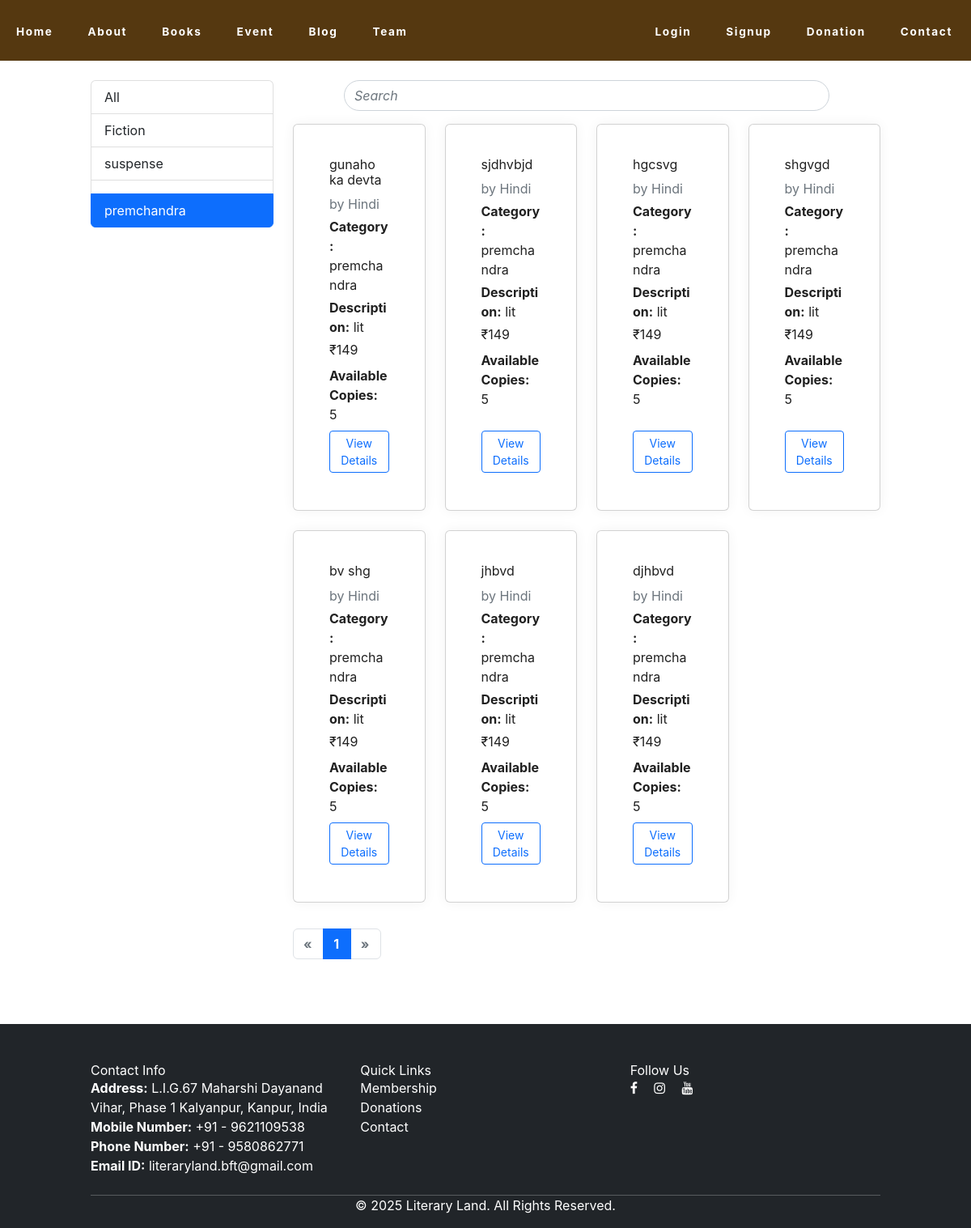
The page /book?category=premchandra on the database its author committed.
### Land/models.py (models this page shows, shortened)
class Book(models.Model):
    title = models.CharField(max_length=200, unique=True)
    category=models.CharField(max_length=40)
    sub_category=models.CharField(max_length=40, default='General')
    language=models.CharField(max_length=200)
    price=models.CharField(max_length=10)
    image=models.FileField(upload_to='files/')
    author = models.CharField(max_length=100)
    available_copies = models.IntegerField(default=1)

### Land/views.py (the view)
# urls.py: path('book', views.books, name='book'),
def books(request):
    category_filter = request.GET.get('category', None)
    search_query = request.GET.get('q', '')
    books_qs = Book.objects.all()
    if category_filter and category_filter.lower() != 'all':
        books_qs = books_qs.filter(category__iexact=category_filter)
    if search_query:
        books_qs = books_qs.filter(
            Q(title__icontains=search_query) |
            Q(author__icontains=search_query)
        )
    paginator = Paginator(books_qs, 12)  # 12 books per page
    page_number = request.GET.get('page')
    page_obj = paginator.get_page(page_number)
    all_categories = Book.objects.values_list('category', flat=True).distinct()
    context = {
        'page_obj': page_obj,
        'categories': all_categories,
        'selected_category': category_filter or 'All',
        'search_query': search_query,
    }
    return render(request, 'books.html', context)

### Land/templates/books.html (shortened to what this page needs)
{% block content %}
<!DOCTYPE html>
<html lang="en">
<head>
  {% load static %}
  <link href="https://unpkg.com/aos@2.3.1/dist/aos.css" rel="stylesheet">
  <link rel="stylesheet" href="https://cdn.jsdelivr.net/npm/bootstrap@5.2.3/dist/css/bootstrap.min.css">
  <link rel="stylesheet" href="{% static 'css/style.css' %}">
  <script src="https://cdn.tailwindcss.com"></script>
  <link rel="stylesheet" href="https://cdnjs.cloudflare.com/ajax/libs/font-awesome/6.0.0/css/all.min.css" />
    <link rel='stylesheet' href='https://cdnjs.cloudflare.com/ajax/libs/font-awesome/4.7.0/css/font-awesome.min.css'>
</head>
<body>
  <header>
      <nav class="navbar navbar-expand-lg">
        <ul class="navbar-nav">
              <a class="nav-link" href="{% url 'index' %}">Home</a>
              <a class="nav-link" href="{% url 'about' %}">About</a>
              <a class="nav-link" href="{% url 'book' %}">Books</a>
              <a class="nav-link" href="{% url 'events' %}">Event</a>
              <a class="nav-link" href="{% url 'blog_list' %}">Blog</a>
              <a class="nav-link" href="{% url 'team' %}">Team</a>
        </ul>
        <ul class="navbar-nav ms-auto">
            <a class="nav-link" href="{% url 'login' %}">Login</a>
            <a class="nav-link" href="{% url 'membership' %}">Signup</a>
            <a class="nav-link" href="{% url 'donation' %}">Donation</a>
            <a class="nav-link" href="{% url 'contact' %}">Contact</a>
        </ul>
      </nav>
  </header>
<div class="container mt-4">
  <div class="row">
    <div class="col-md-3">
      <ul class="list-group">
        <li class="list-group-item {% if selected_category == 'All' %}active{% endif %}">
          <a href="{% url 'book' %}?category=All" class="{% if selected_category == 'All' %}text-white{% endif %}">All</a>
        </li>
        {% for category in categories %}
        <li class="list-group-item {% if selected_category == category %}active{% endif %}">
          <a href="{% url 'book' %}?category={{ category }}" class="{% if selected_category == category %}text-white{% endif %}">{{ category }}</a>
        </li>
        {% endfor %}
      </ul>
    </div>
    <div class="col-md-9">
      <form method="get" action="{% url 'book' %}" class="mb-3" style="max-width: 600px; margin:auto;">
        <div class="input-group rounded">
          <input type="search" name="q" class="form-control rounded-pill" placeholder="Search" aria-label="Search" aria-describedby="search-addon" value="{{ search_query }}" style="padding-right: 40px;">
        </div>
      </form>
      <div class="row">
        {% for book in page_obj %}
        <div class="col-md-3 mb-4">
          <div class="card h-100">
            <div class="card-body d-flex flex-column">
              <h6 class="card-title">{{ book.title }}</h6>
              <p class="card-text text-muted mb-1">by {{ book.author }}</p>
              <p class="card-text mb-1"><strong>Category:</strong> {{ book.category }}</p>
              <p class="card-text mb-1"><strong>Description:</strong> {{ book.sub_category }}</p>
              <p class="card-text mb-2">₹{{ book.price }}</p>
              <p class="card-text mb-2"><strong>Available Copies:</strong> {{ book.available_copies }}</p>
              <a href="#" class="btn btn-sm btn-outline-primary mt-auto">View Details</a>
            </div>
          </div>
        </div>
        {% empty %}
        <p>No books found.</p>
        {% endfor %}
      </div>
      <nav aria-label="Page navigation">
        <ul class="pagination justify-content-center">
          {% if page_obj.has_previous %}
          <li class="page-item">
            <a class="page-link" href="?category={{ selected_category }}&q={{ search_query }}&page={{ page_obj.previous_page_number }}" aria-label="Previous">
              <span aria-hidden="true">&laquo;</span>
            </a>
          </li>
          {% else %}
          <li class="page-item disabled">
            <span class="page-link">&laquo;</span>
          </li>
          {% endif %}
          {% for num in page_obj.paginator.page_range %}
            {% if page_obj.number == num %}
              <li class="page-item active"><span class="page-link">{{ num }}</span></li>
            {% elif num > page_obj.number|add:'-3' and num < page_obj.number|add:'3' %}
              <li class="page-item"><a class="page-link" href="?category={{ selected_category }}&q={{ search_query }}&page={{ num }}">{{ num }}</a></li>
            {% endif %}
          {% endfor %}
          {% if page_obj.has_next %}
          <li class="page-item">
            <a class="page-link" href="?category={{ selected_category }}&q={{ search_query }}&page={{ page_obj.next_page_number }}" aria-label="Next">
              <span aria-hidden="true">&raquo;</span>
            </a>
          </li>
          {% else %}
          <li class="page-item disabled">
            <span class="page-link">&raquo;</span>
          </li>
          {% endif %}
        </ul>
      </nav>
    </div>
  </div>
</div>
<footer class="bg-dark text-white mt-5 pt-5 pb-3">
        <div class="container">
            <div class="row">
                <div class="col-md-4 mb-4">
                    <h5>Contact Info</h5>
                    <p><strong>Address:</strong> L.I.G.67 Maharshi Dayanand Vihar, Phase 1 Kalyanpur, Kanpur, India</p>
                    <p><strong>Mobile Number:</strong> +91 - 9621109538</p>
                    <p><strong>Phone Number:</strong> +91 - 9580862771</p>
                    <p><strong>Email ID:</strong> literaryland.bft@gmail.com</p>
                </div>
                <div class="col-md-4 mb-4">
                    <h5>Quick Links</h5>
                    <ul class="list-unstyled">
                        <li><a href="{% url 'membership' %}" class="text-white text-decoration-none">Membership</a></li>
                        <li><a href="{% url 'donation' %}" class="text-white text-decoration-none">Donations</a></li>
                        <li><a href="{% url 'contact' %}" class="text-white text-decoration-none">Contact</a></li>
                    </ul>
                </div>
                <div class="col-md-4 mb-4">
                    <h5>Follow Us</h5>
                    <a href="https://www.facebook.com/share/1B8gzCaQYS/?mibextid=wwXIfr" class="text-white me-3"><i class="fa fa-facebook"></i></a>
                    <a href="https://www.instagram.com/literary__land?igsh=YzljYTk1ODg3Zg==" class="text-white me-3"><i class="fa fa-instagram"></i></a>
                    <a href="https://youtube.com/@literaryland_bft?feature=shared" class="text-white me-3"><i class="fa fa-youtube"></i></a>
                </div>
            </div>
            <hr class="border-light">
            <div class="text-center">
               <p class="mb-0">&copy; 2025 Literary Land. All Rights Reserved.</p>
            </div>
        </div>
    </footer>
	</body>
{% endblock %}
</html>

### Land/static/css/style.css (style rules this page uses)
*, *::before, *::after { box-sizing: border-box; }
body { margin: 0; font-family: 'Segoe UI', Tahoma, Geneva, Verdana, sans-serif; background-color: #fff; color: #222; line-height: 1.6; -webkit-font-smoothing: antialiased; -moz-osx-font-smoothing: grayscale; }
a { color: inherit; text-decoration: none; }
.container { width: 90%; max-width: 1200px; margin-left: 100px; margin-right: auto; }
nav { margin-top: 8px; margin-bottom: 32px; text-align: center; font-weight: 700; font-size: 0.85rem; letter-spacing: 0.12em; }
nav a { color: #222; margin: 0 12px; padding: 10px 8px; position: relative; transition: color 0.3s ease; }
* { box-sizing: border-box; }
body { font-family: 'Segoe UI', Tahoma, Geneva, Verdana, sans-serif; margin: 0; background: #fff; color: #222; line-height: 1.5; }
.container { max-width: 1100px; margin: 40px auto 80px; padding: 0 20px; }
.card { background: #fff; box-shadow: 0 0 15px rgb(0 0 0 / 0.05); border-radius: 6px; padding: 24px 28px 30px; flex: 1 1 360px; max-width: 480px; position: relative; overflow: visible; }
form { display: flex; flex-direction: column; gap: 12px; }
::placeholder { color: #999; font-style: italic; }
body { font-family: Arial, sans-serif; background-color: #f4f4f4; margin: 0; padding: 0; }
body { margin: 0; font-family: 'Inter', sans-serif; background: #ffffff; color: #202020; line-height: 1.5; }
a { color: #555; text-decoration: none; }
.container { max-width: 1100px; margin: 0 auto; padding: 0 24px; }

### Land/templates/books.html (style rules this page uses)
header { background-color: #553810ff; padding: 5px 0; max-width: 100%; max-height: 75px; }
nav { display: flex; justify-content: space-between; align-items: center; }
.navbar-nav .nav-link { color: white; margin-right: 15px; }

### rows shown on the page
Book: title "gunaho ka devta", author "Hindi", category "premchandra", sub_category "lit", price "149", available_copies "5"
Book: title "sjdhvbjd", author "Hindi", category "premchandra", sub_category "lit", price "149", available_copies "5"
Book: title "hgcsvg", author "Hindi", category "premchandra", sub_category "lit", price "149", available_copies "5"
Book: title "shgvgd", author "Hindi", category "premchandra", sub_category "lit", price "149", available_copies "5"
Book: title "bv shg", author "Hindi", category "premchandra", sub_category "lit", price "149", available_copies "5"
Book: title "jhbvd", author "Hindi", category "premchandra", sub_category "lit", price "149", available_copies "5"
Book: title "djhbvd", author "Hindi", category "premchandra", sub_category "lit", price "149", available_copies "5"

### other values the page prints
{{ category }} "Fiction" "suspense" "premchandra"
{{ num }} "1"
